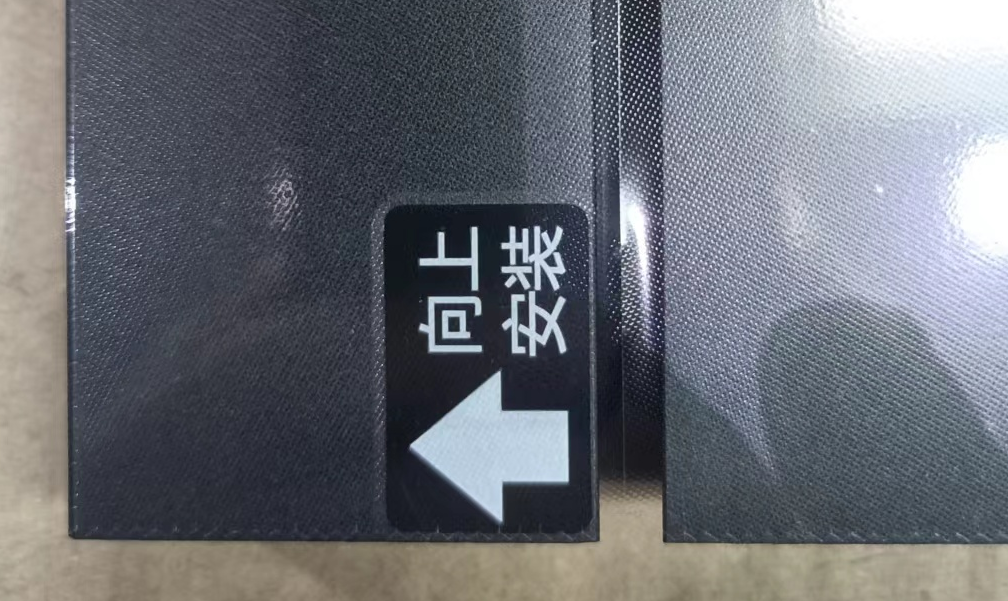
#> input picture 给定区域二值化/123.png, 1008 x 601 px
$ python erzhi.py
#> lines starting #> are read from the running program, lines starting #| are printed output that depends on the picture; after the words box and inside, x2 and y2 are one past the last pixel; in counts of white or black regions, pixels touching at a corner belong together
import cv2

# 用opencv 复现 threshold(GrayImage, Region, 180, 255)

img = cv2.imread("123.png", cv2.IMREAD_GRAYSCALE)
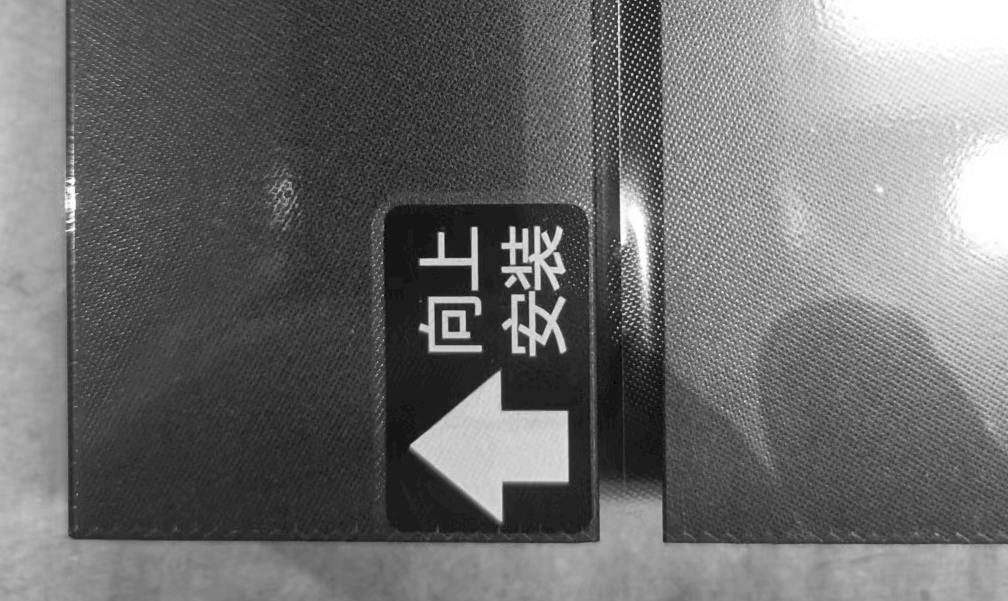
#> img: shape (601, 1008); min 0, max 255, mean 109.9
gray = img  # 直接使用灰度图

cv2.imshow('src', img)

# 第一次阈值分割：低阈值
ret1, thres_low = cv2.threshold(gray, 175, 255, cv2.THRESH_BINARY)
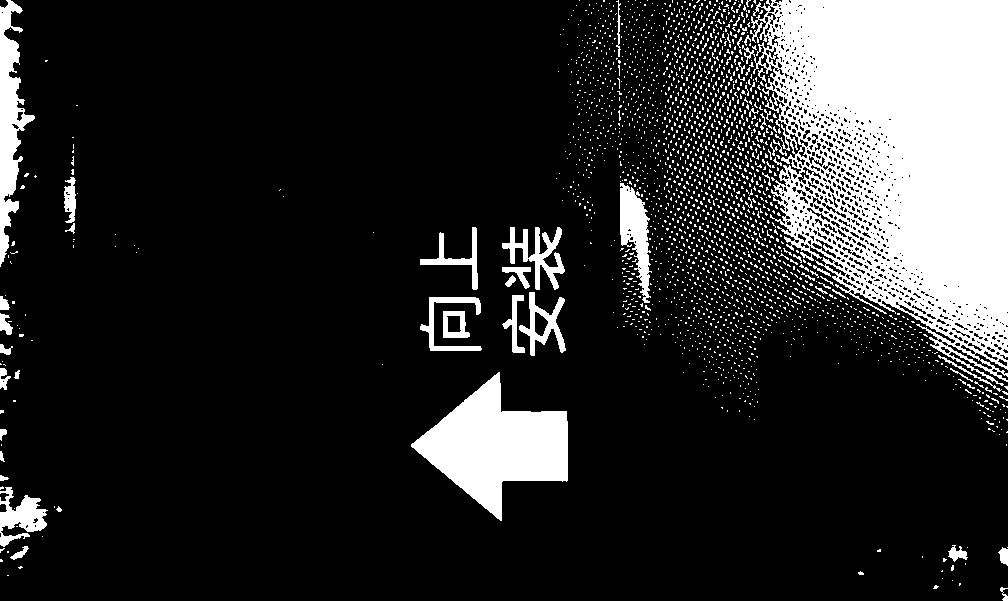
#> thres_low: shape (601, 1008); 16.9% white; 2226 white regions (2170 under 20 px), largest, box (x1, y1, x2, y2) and area: (742, 0, 1008, 386) 66396, (411, 372, 568, 521) 11569, (0, 0, 35, 267) 3941
cv2.imshow('thres_low', thres_low)

# 第二次阈值分割：高阈值
ret2, thres_high = cv2.threshold(gray, 200, 255, cv2.THRESH_BINARY)
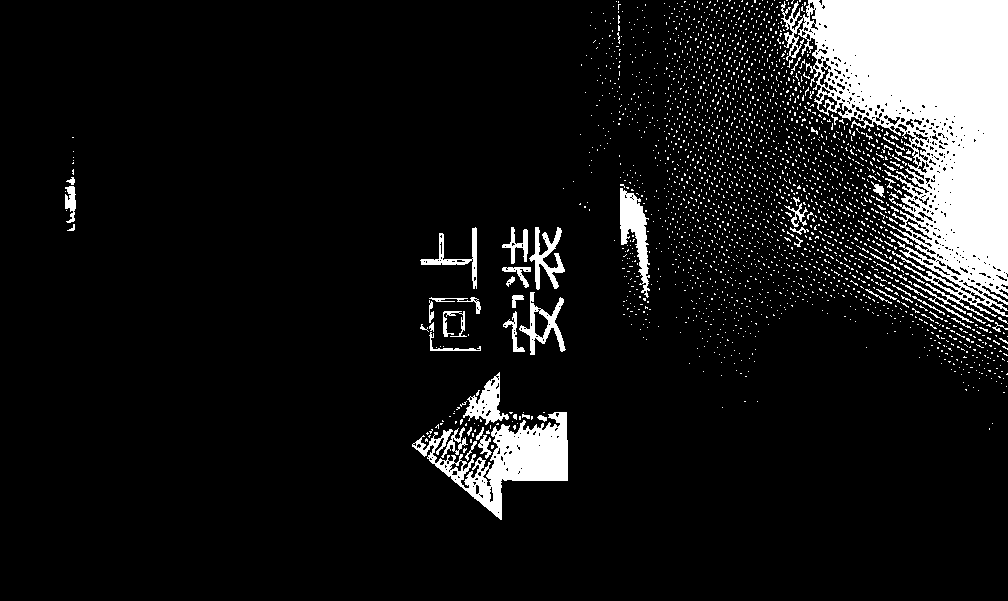
#> thres_high: shape (601, 1008); 10% white; 2363 white regions (2293 under 20 px), largest, box (x1, y1, x2, y2) and area: (781, 0, 1008, 323) 38749, (412, 412, 568, 520) 6120, (620, 188, 650, 298) 1491
cv2.imshow('thres_high', thres_high)

# 两次阈值图像相减，保留中间灰度段的像素区域
threshold = thres_low - thres_high
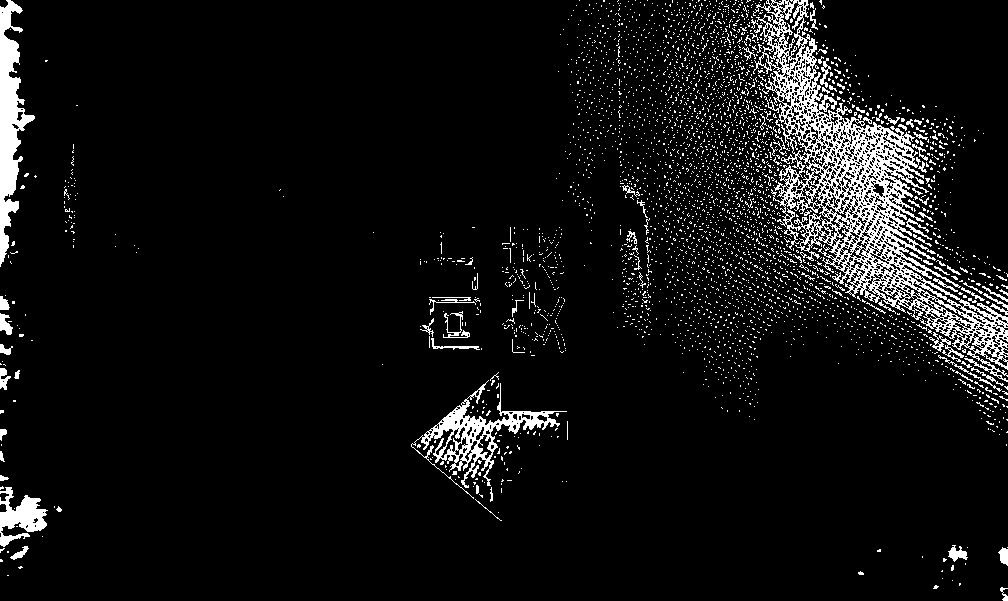
#> threshold: shape (601, 1008); 6.9% white; 3471 white regions (3377 under 20 px), largest, box (x1, y1, x2, y2) and area: (753, 0, 1008, 382) 18895, (0, 0, 35, 267) 3941, (411, 380, 567, 499) 3250

num_labels, labels = cv2.connectedComponents(threshold)
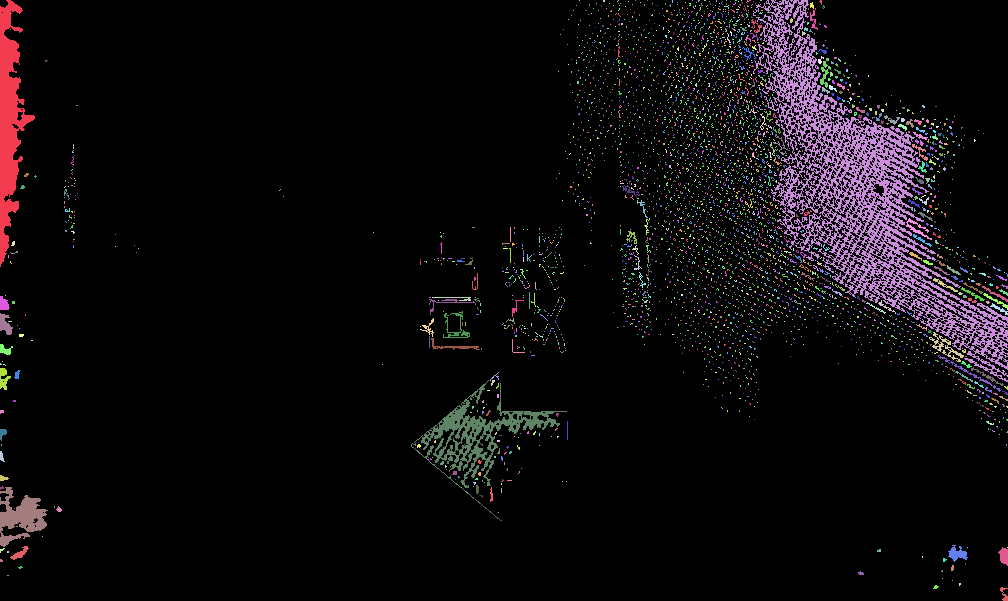
#> labels: shape (601, 1008) int32; 3472 distinct labels, from 0 to 3471; one colour per label, 0 black
#> num_labels = 3472

# 遍历连通区域
for i in range(1, num_labels):  # label=0 是背景
    region_mask = (labels == i).astype('uint8') * 255
    cv2.imshow(f"Region {i}", region_mask)
#> this loop made 3471 passes
#> pass 1, `region_mask = (labels == i).astype('uint8') * 255`:
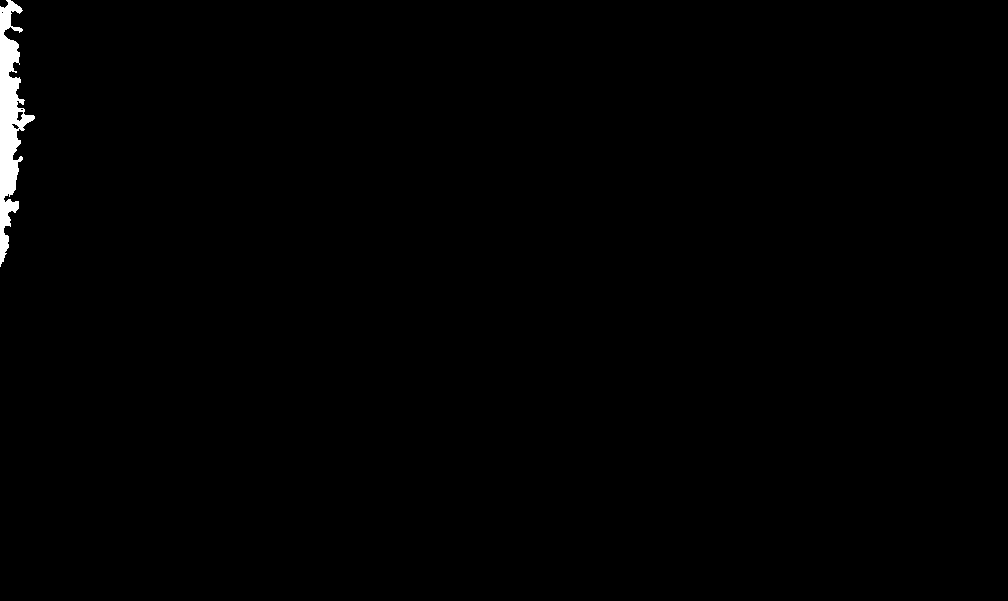
#> region_mask: shape (601, 1008); 0.65% white; 1 white region, box (x1, y1, x2, y2) and area: (0, 0, 35, 267) 3941
#> pass 2, `region_mask = (labels == i).astype('uint8') * 255`:
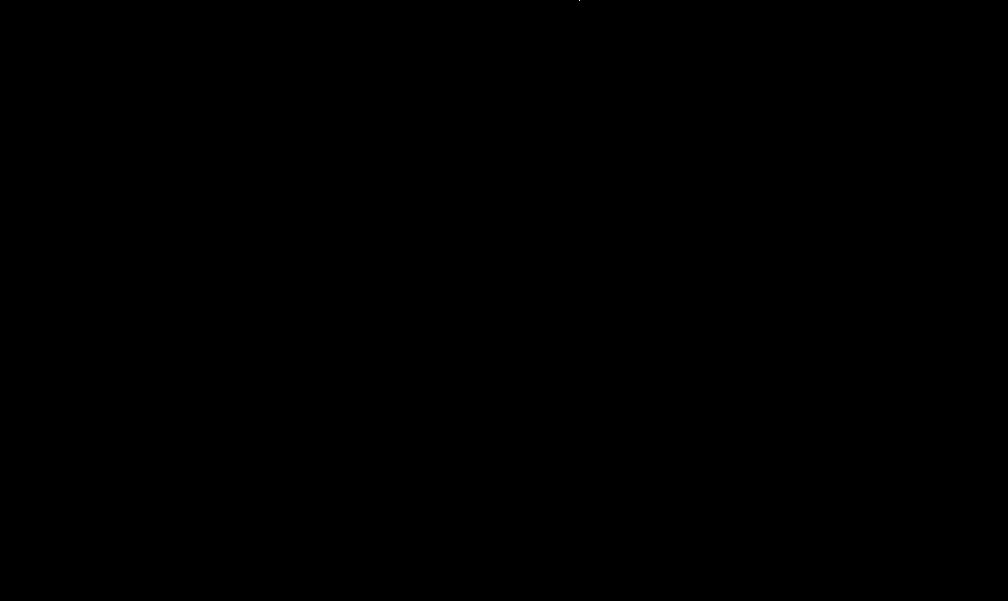
#> region_mask: shape (601, 1008); 0% white in thin lines or dots, all inside (x1, y1, x2, y2) = (579, 0, 580, 1)
